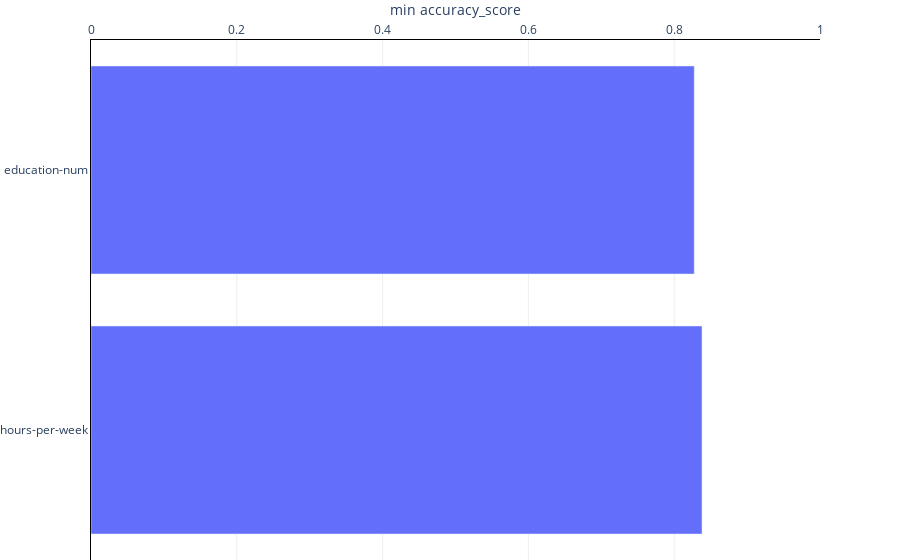

Notebook code cell kept with this figure:
### Markdown cell above
This plot tells us that whatever the mean age of the dataset is (among the ones we computed), the model's accuracy is at least 86%. We also notice that changing the mean of `education-num` can lead to worse performance than changing the mean age. In other words the above barplot displays potential accuracy scores in worst case scenarios.

To plot the `n` features for which the model reaches the lowest accuracy, we can use the parameter `n_features`:

### Code cell
explainer.plot_performance_ranking(
    X_test=X_test[['age', 'education-num', 'hours-per-week', 'gender']],
    y_test=y_test,
    y_pred=y_pred > 0.5,
    metric=metrics.accuracy_score,
    criterion='min',  # We are looking at the worst accuracy
    n_features=-2,  # We plot the two features with the smallest score in the ranking
)

### Figure 1 — Plotly figure (JSON) as saved in the notebook; plotly's stock layout.template omitted (floating-point values rounded to 4 significant figures)
{"data": [{"hoverinfo": "x", "orientation": "h", "type": "bar", "x": [0.8381, 0.8275], "y": ["hours-per-week", "education-num"]}], "layout": {"margin": {"b": 0, "t": 40}, "plot_bgcolor": "white", "xaxis": {"fixedrange": true, "gridcolor": "#eee", "linecolor": "black", "range": [0, 1], "showline": true, "side": "top", "title": {"text": "min accuracy_score"}, "zeroline": false}, "yaxis": {"automargin": true, "fixedrange": true, "linecolor": "black", "showline": true, "zeroline": false}}}
